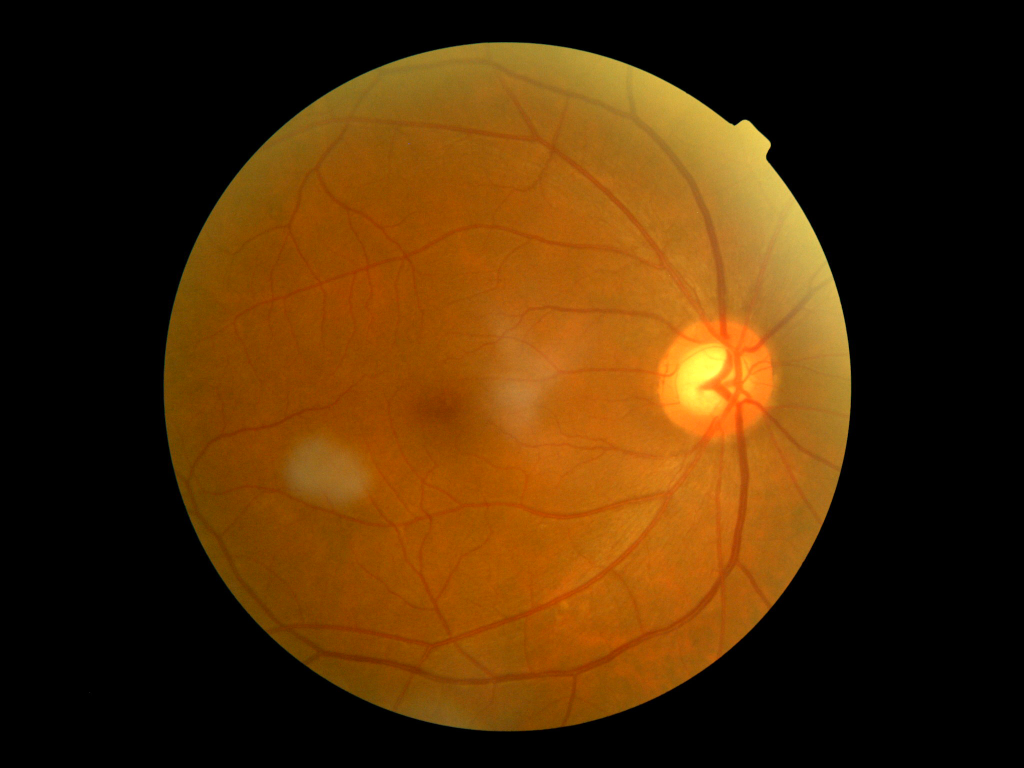
#> input picture images/retinopaty.png, 2048 x 1536 px (shown at 1/2 size)
$ jupyter execute preprocessing.ipynb
#> lines starting #> are read from the running program, lines starting #| are printed output that depends on the picture; after the words box and inside, x2 and y2 are one past the last pixel; in counts of white or black regions, pixels touching at a corner belong together
[cell 1]
import numpy as np
import cv2
import matplotlib.pyplot as plt

img = cv2.imread('./images/retinopaty.png')
#> img is the input picture: shape (1536, 2048, 3); mean B, G, R 6.7, 44.7, 78.2
img_grayscale = cv2.cvtColor(img, cv2.COLOR_BGR2GRAY)
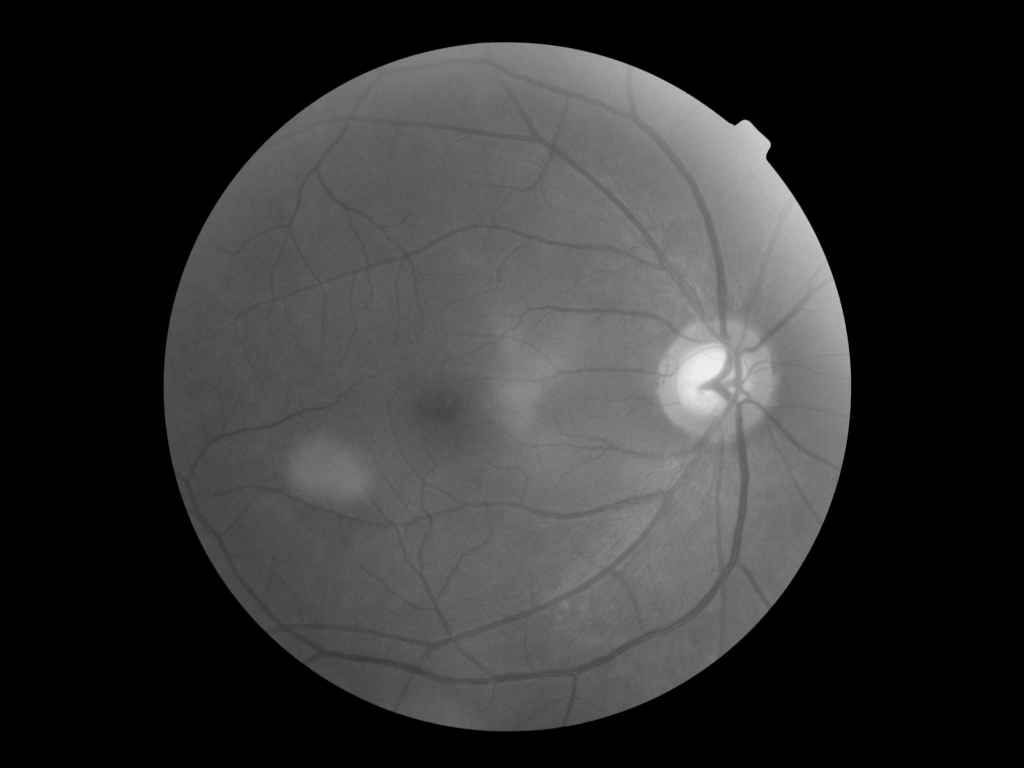
#> img_grayscale: shape (1536, 2048) (shown at 1/2 size); min 0, max 239, mean 50.4

fig = plt.figure(figsize=(10, 10))
fig.add_subplot(1, 2, 1)
plt.imshow(img)
plt.title('Original image')

fig.add_subplot(1, 2, 2)
plt.imshow(img_grayscale, cmap=plt.cm.gray)
plt.title('Grayscaled image')
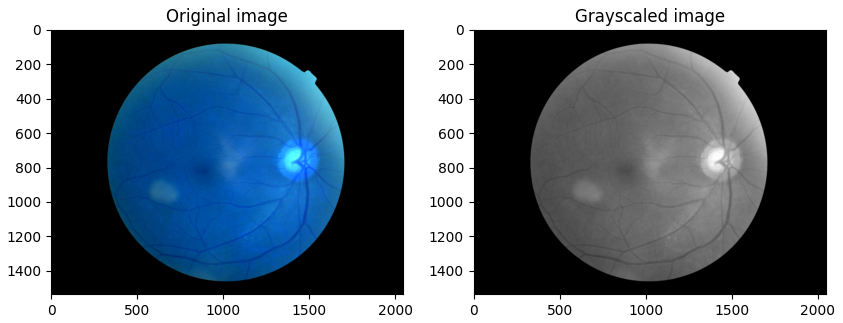
#> figure drawn by matplotlib, 2 panels; B, G, R data is drawn as R, G, B

### Contrast encreasing

[cell 2]
# 1. Thresholding using cv2.THRESH_OTSU to isolate the circular colored image of the
# retina
ret, otsu_thresholded = cv2.threshold(img_grayscale, 0, 255, cv2.THRESH_OTSU)
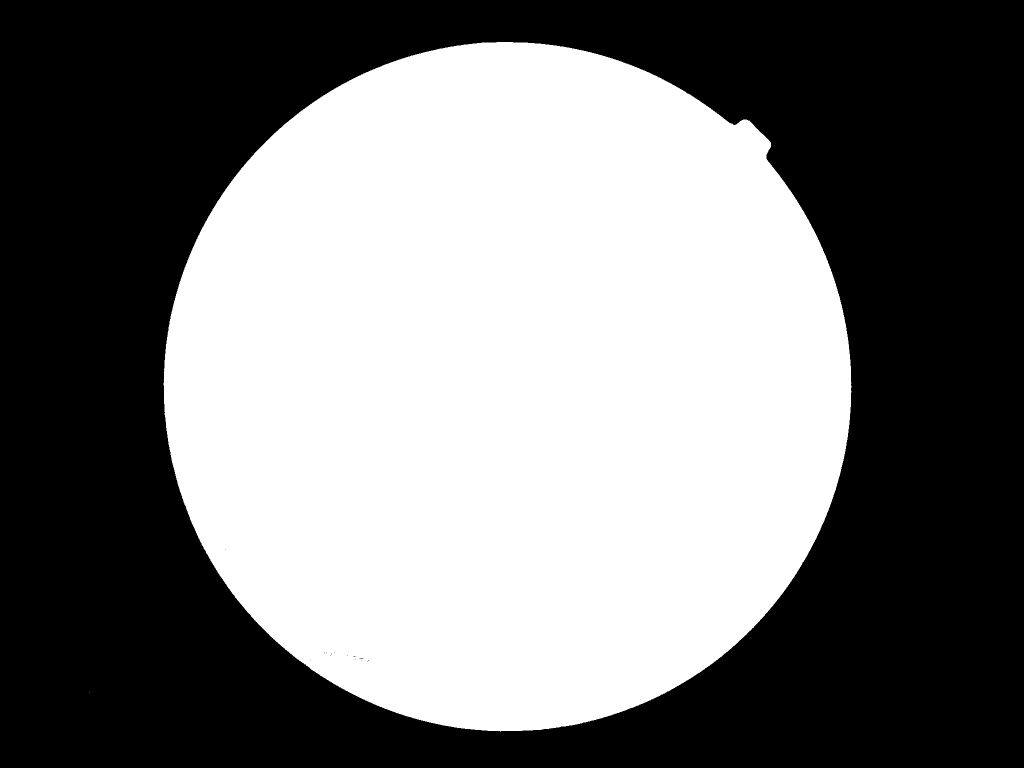
#> otsu_thresholded: shape (1536, 2048) (shown at 1/2 size); 47.4% white; 2 white regions (1 under 20 px)
#> ret = 53

# Cropp image background
img_with_cropped_bg = cv2.bitwise_and(img_grayscale, otsu_thresholded)

# 2. Normalising image by subtracting the minimum pixel intensity from each channel
# and dividing by the mean pixel intensity to represent pixels in the range 0 to 1
img_normalized = np.zeros(img_with_cropped_bg.shape)
img_normalized = cv2.normalize(img_with_cropped_bg,  img_normalized, 0, 255, cv2.NORM_MINMAX)

# 3. Contrast adjustment using the contrast limited adaptive histogram equalization
# (CLAHE) filtering algorithm
clahe = cv2.createCLAHE(clipLimit=2.0, tileGridSize=(8,8))
histogram_norm_img = clahe.apply(img_normalized)
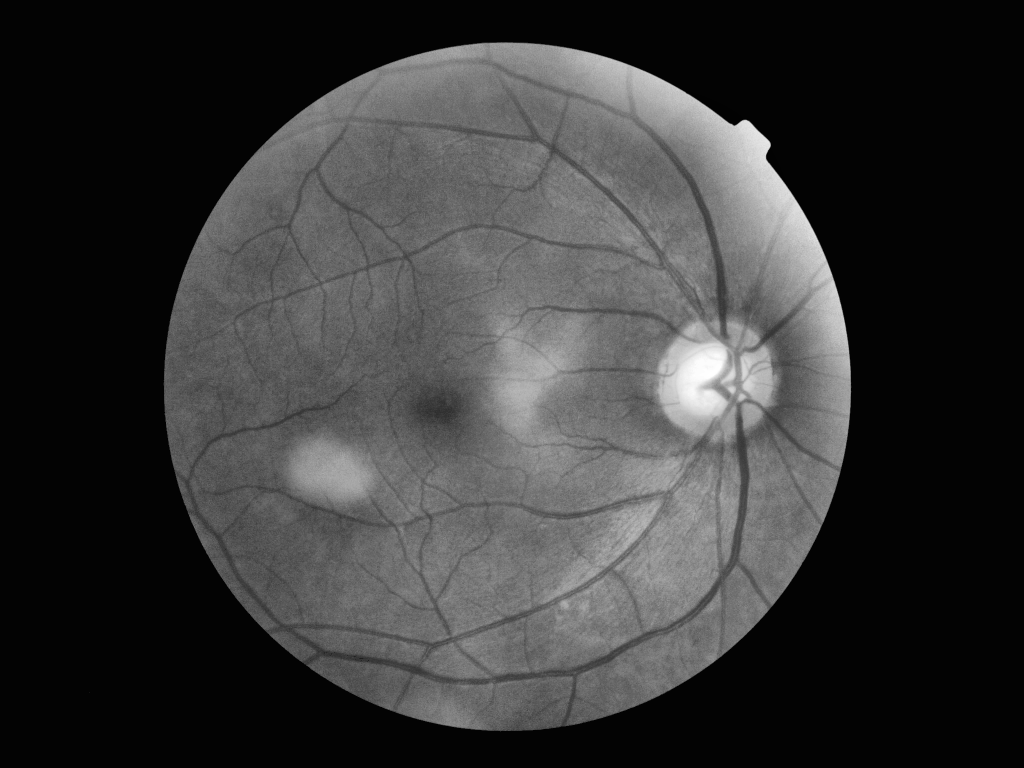
#> histogram_norm_img: shape (1536, 2048) (shown at 1/2 size); min 2, max 255, mean 55.8

fig = plt.figure(figsize=(15, 15))
fig.add_subplot(1, 3, 1)
plt.title('Original grayscaled image \nwith cropped background')
plt.imshow(img_with_cropped_bg, cmap=plt.cm.gray)
fig.add_subplot(1, 3, 2)
plt.title('Normalised image')
plt.imshow(img_normalized, cmap=plt.cm.gray)
fig.add_subplot(1, 3, 3)
plt.title('Contrast adjusted image')
plt.imshow(histogram_norm_img, cmap=plt.cm.gray)

### Image denoising

[cell 3]
noicy_img = cv2.imread('./images/noisy_brain.jpg')
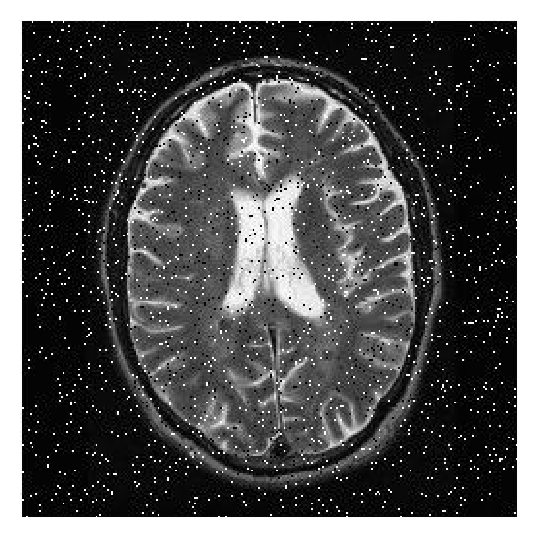
#> input picture images/noisy_brain.jpg, 537 x 537 px
#> noicy_img is the input picture: shape (537, 537, 3); min 0, max 255, mean 82.7
noicy_img_grayscale = cv2.cvtColor(noicy_img, cv2.COLOR_BGR2GRAY)

# Use GaussianBlur
noicy_img_blured = cv2.GaussianBlur(noicy_img_grayscale, (3, 3), 0)
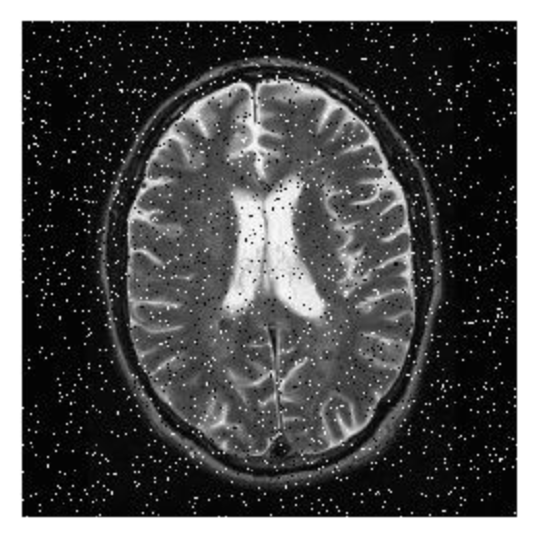
#> noicy_img_blured: shape (537, 537); min 0, max 255, mean 82.8

# Use 2d kernel
kernel = np.ones((5,5),np.float32)/25
noicy_img_wth_kernel = cv2.filter2D(noicy_img,-1,kernel)
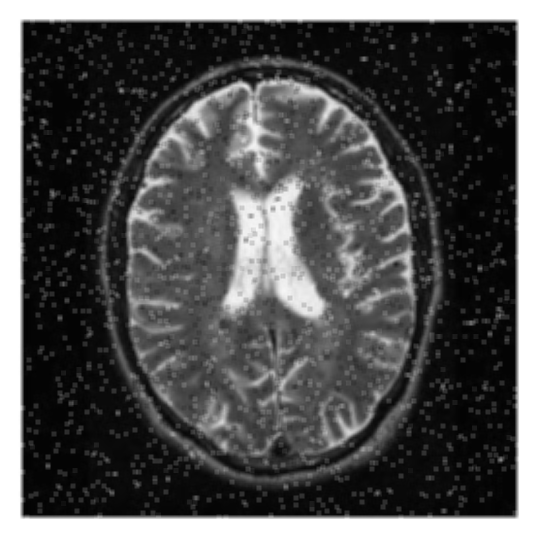
#> noicy_img_wth_kernel: shape (537, 537, 3); min 1, max 255, mean 82.7

# Use averaging
noicy_img_averaged = cv2.blur(noicy_img_grayscale, (5,5))

# Use median bluring
noicy_img_median_blured = cv2.medianBlur(noicy_img_grayscale, 5)
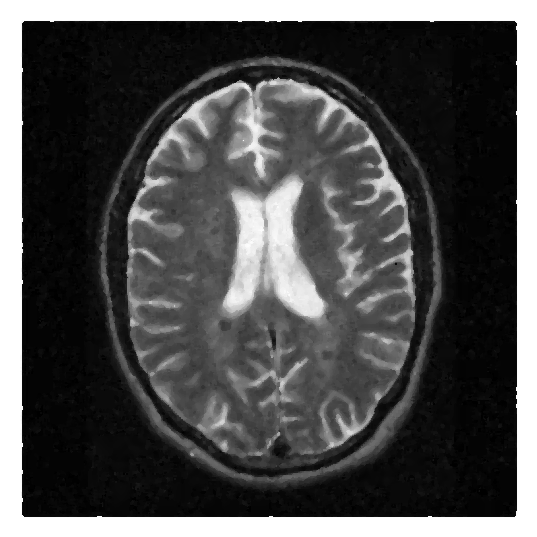
#> noicy_img_median_blured: shape (537, 537); min 0, max 255, mean 79.1

fig = plt.figure(figsize=(15,15))
fig.add_subplot(1, 5, 1)
plt.imshow(noicy_img_grayscale, cmap=plt.cm.gray)
plt.title('Original grayscale \nimage')

fig.add_subplot(1, 5, 2)
plt.imshow(noicy_img_blured, cmap=plt.cm.gray)
plt.title('Gaussian blur')

fig.add_subplot(1, 5, 3)
plt.imshow(noicy_img_wth_kernel, cmap=plt.cm.gray)
plt.title('Filtered by 2d kernel')

fig.add_subplot(1, 5, 4)
plt.imshow(noicy_img_averaged, cmap=plt.cm.gray)
plt.title('Averaged')

fig.add_subplot(1, 5, 5)
plt.imshow(noicy_img_median_blured, cmap=plt.cm.gray)
plt.title('Median bluring')

### Adaptive image resizing

[cell 4]
ret, thresh = cv2.threshold(img_grayscale, 0, 255, cv2.THRESH_OTSU)
contours, hierarchy = cv2.findContours(thresh, 1, 2)
#> contours = 17 contours, 16 with area under 20; largest, box (x1, y1, x2, y2) and area: (327, 84, 1703, 1463) 1489083
cnt = max(contours, key = cv2.contourArea)
#> cnt = contour of 2002 points, box (x1, y1, x2, y2) (327, 84, 1703, 1463), area 1489083

[cell 5]
def resize_img_adaptively(img_gr, img_cnt, dim, interpolation):
    """
    img_gr - original image in grayscale
    img_cnt - max image contour
    """
#> called with img_cnt = array of shape (2002, 1, 2), dim = (240, 240), interpolation = 3
    (x,y), radius = cv2.minEnclosingCircle(cnt)
#> x = 1024.3; y = 761.2; radius = 703.5

    x = int(x); y = int(y); radius = int(radius)
#> after `x = int(x)`: x = 1024
#> after `y = int(y)`: y = 761
#> after `radius = int(radius)`: radius = 703

    if x < radius:
        radius = x
    if y < radius:
        radius = y

    crop_img = img_gr[y - radius:y + radius, x - radius:x + radius]
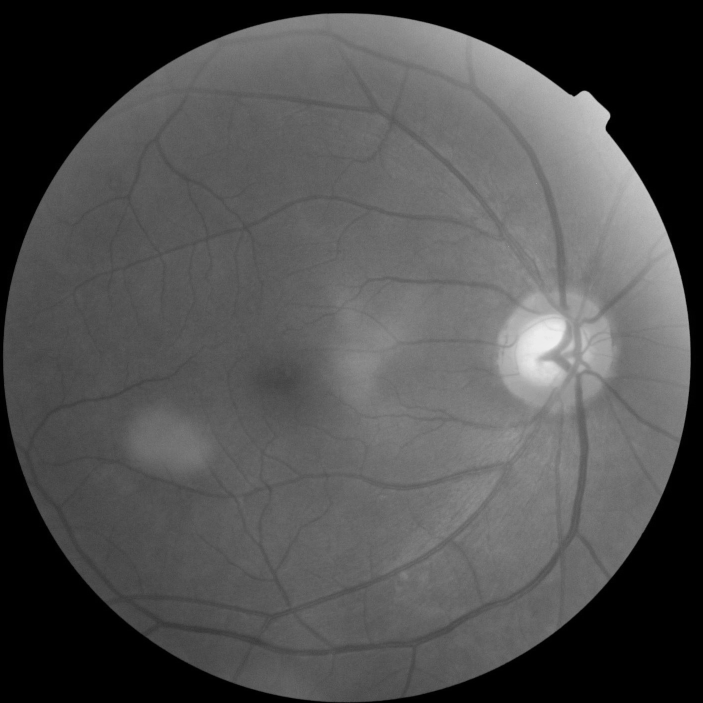
#> crop_img: shape (1406, 1406) (shown at 1/2 size); min 0, max 239, mean 80.2

    resized = cv2.resize(crop_img, dim, interpolation=interpolation)
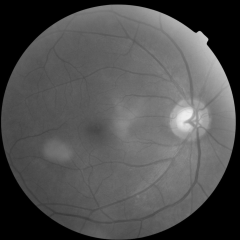
#> resized: shape (240, 240); min 0, max 238, mean 80.2

    return resized

[cell 6]
resized_img = resize_img_adaptively(img_grayscale, cnt, (240, 240), interpolation=cv2.INTER_AREA)

fig = plt.figure(figsize=(10, 10))
fig.add_subplot(1, 2, 1)
plt.title('Original image')
plt.imshow(img)

fig.add_subplot(1, 2, 2)
plt.title('Resized image')
plt.imshow(resized_img, cmap=plt.cm.gray)
#> figure, not shown here; B, G, R data is drawn as R, G, B
